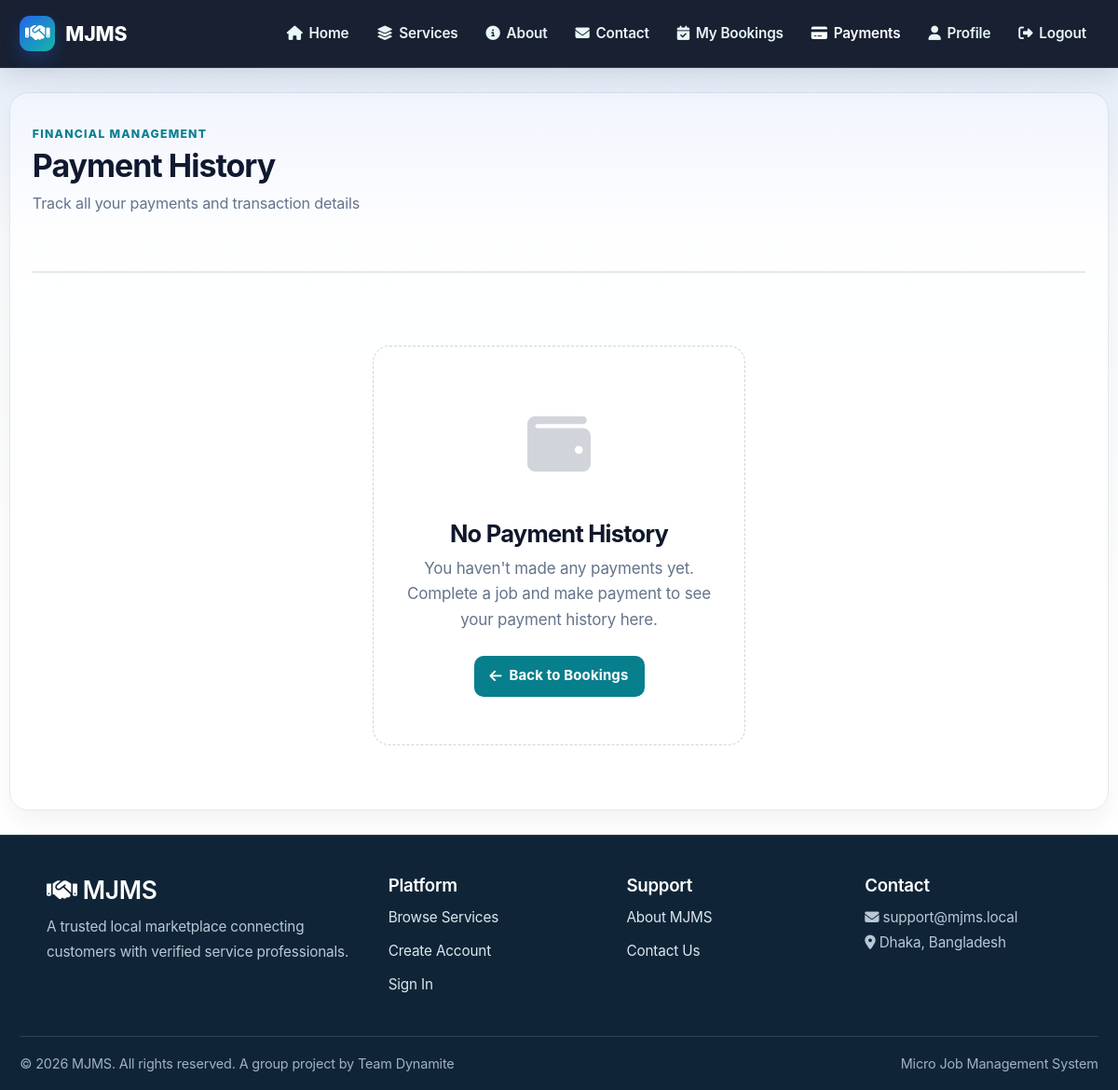
The app's page /payments/history/ (signed in), older data.
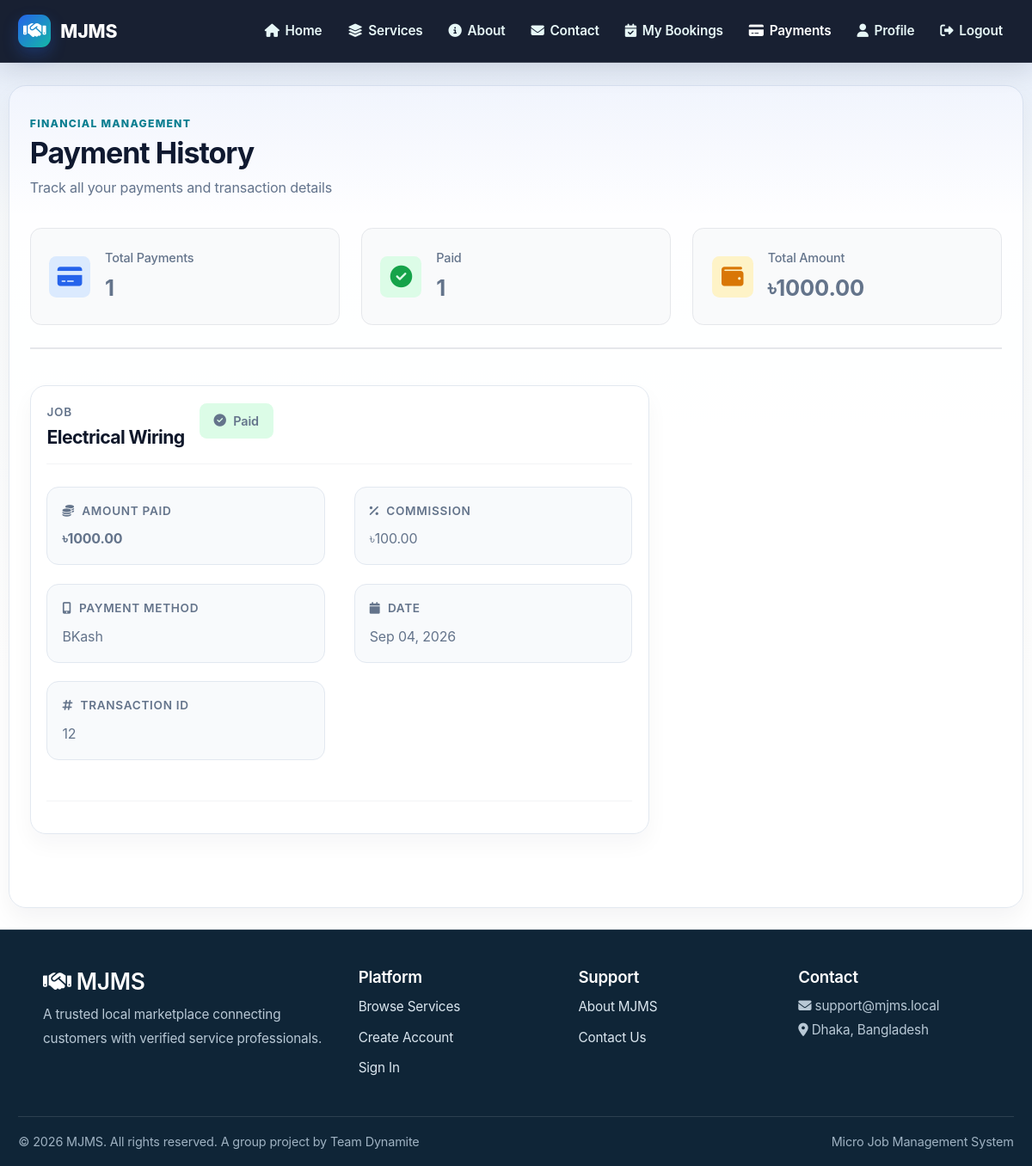
The same page, newer data.
### payments/models.py (models this page shows, shortened)
class Payment(models.Model):
    PAYMENT_METHOD_CHOICES = [
        ('Cash', 'Cash'),
        ('BKash', 'BKash'),
        ('Nagad', 'Nagad'),
        ('Mobile Banking', 'Mobile Banking'),
        ('Card', 'Card'),
        ('Digital Wallet', 'Digital Wallet'),
    ]
    PAYMENT_STATUS_CHOICES = [
        ('Pending', 'Pending - Awaiting Verification'),
        ('Verified', 'Verified - Payment Confirmed'),
        ('Failed', 'Failed'),
        ('Refunded', 'Refunded'),
    ]
    job = models.OneToOneField(
        'bookings.Job',
        on_delete=models.CASCADE,
        related_name='payment',
        null=True,
        blank=True
    )
    booking = models.OneToOneField(
        'bookings.Booking',
        on_delete=models.CASCADE,
        related_name='payment_legacy',
        null=True,
        blank=True
    )
    customer_amount = models.DecimalField(
        max_digits=10, decimal_places=2, default=0,
        help_text="Total amount customer pays (e.g., 1500)"
    )
    platform_commission = models.DecimalField(
        max_digits=10,
        decimal_places=2,
        default=0,
        help_text="Platform commission - automatically calculated"
    )
    worker_amount = models.DecimalField(
        max_digits=10,
        decimal_places=2,
        default=0,
        help_text="Worker earnings after platform commission"
    )
    payment_method = models.CharField(
        max_length=25,
        choices=PAYMENT_METHOD_CHOICES,
        default='BKash'
    )
    transaction_id = models.CharField(
        max_length=100,
        unique=True,
        blank=True,
        null=True,
        help_text="Transaction ID from payment gateway or manual entry"
    )
    payment_status = models.CharField(
        max_length=20,
        choices=PAYMENT_STATUS_CHOICES,
        default='Pending'
    )
    payment_date = models.DateTimeField(auto_now_add=True)
    verified_date = models.DateTimeField(
        null=True,
        blank=True,
        help_text="When payment was verified/confirmed"
    )
    receipt = models.FileField(
        upload_to='payment_receipts/',
        blank=True,
        null=True,
        help_text="Receipt/proof of payment"
    )
    commission_rate = models.DecimalField(
        max_digits=5,
        decimal_places=2,
        default=10,
        help_text="Commission percentage (e.g., 10 for 10%)"
    )
    verification_method = models.CharField(
        max_length=20,
        choices=[
            ('Manual', 'Manual - Admin Verified'),
            ('Gateway', 'Gateway - API Verified'),
            ('Receipt', 'Receipt - Uploaded Proof'),
        ],
        default='Manual',
        help_text="How the payment was verified"
    )
    gateway_response = models.JSONField(
        default=dict, blank=True,
        help_text="Raw response from payment gateway"
    )
    gateway_status = models.CharField(
        max_length=50, blank=True, default='',
        help_text="Status returned by payment gateway"
    )
    worker_payout_status = models.CharField(
        max_length=20,
        choices=[
            ('Pending', 'Pending - Awaiting Payment'),
            ('Available', 'Available - Ready for Withdrawal'),
            ('Withdrawn', 'Withdrawn'),
        ],
        default='Pending'
    )
    refund_reason = models.CharField(
        max_length=255,
        blank=True
    )
    refunded_at = models.DateTimeField(
        null=True,
        blank=True
    )
    class Meta:
        ordering = ['-payment_date']
        indexes = [
            models.Index(
                fields=['payment_status', 'payment_date']
            ),
            models.Index(fields=['job']),
            models.Index(fields=['worker_payout_status']),
        ]

### bookings/models.py (models this page shows, shortened)
class Booking(models.Model):
    STATUS_CHOICES = [
        ('Pending', 'Pending'),
        ('Confirmed', 'Confirmed'),
        ('Accepted', 'Accepted'),
        ('Open', 'Open'),
        ('Assigned', 'Assigned'),
        ('In Progress', 'In Progress'),
        ('Completed', 'Completed'),
        ('Cancelled', 'Cancelled'),
    ]
    BOOKING_TYPE_CHOICES = [
        ('BOOK_THIS_SERVICE', 'Book This Service'),
        ('HIRE_ME', 'Hire Me'),
    ]
    customer = models.ForeignKey(
        settings.AUTH_USER_MODEL,
        on_delete=models.CASCADE,
        related_name='customer_bookings'
    )
    service = models.ForeignKey(
        Service,
        on_delete=models.CASCADE,
        related_name='bookings'
    )
    worker = models.ForeignKey(
        settings.AUTH_USER_MODEL,
        on_delete=models.SET_NULL,
        null=True,
        blank=True,
        related_name='worker_bookings'
    )
    booking_date = models.DateField()
    booking_time = models.TimeField()
    address = models.TextField()
    problem_description = models.TextField()
    problem_photo = models.ImageField(
        upload_to='booking_problem_photos/',
        blank=True,
        null=True,
    )
    status = models.CharField(
        max_length=20,
        choices=STATUS_CHOICES,
        default='Pending'
    )
    booking_type = models.CharField(
        max_length=30,
        choices=BOOKING_TYPE_CHOICES,
        default='BOOK_THIS_SERVICE',
        help_text='How the customer created this booking: Book This Service or Hire Me.'
    )
    proposed_price = models.DecimalField(
        max_digits=10,
        decimal_places=2,
        null=True,
        blank=True,
        help_text='Customer proposal before the price is agreed.'
    )
    actual_price = models.DecimalField(
        max_digits=10,
        decimal_places=2,
        null=True,
        blank=True,
        help_text='Current negotiated price for the service.'
    )
    price_agreed = models.BooleanField(default=False)
    price_agreed_at = models.DateTimeField(null=True, blank=True)
    created_at = models.DateTimeField(auto_now_add=True)
    updated_at = models.DateTimeField(auto_now=True)
    class Meta:
        ordering = ['-created_at']

### services/models.py (models this page shows, shortened)
class Service(models.Model):
    name = models.CharField(max_length=100)
    category = models.ForeignKey(
        Category,
        on_delete=models.CASCADE,
        related_name='services',
        help_text='The category this service belongs to'
    )
    description = models.TextField()
    price = models.DecimalField(max_digits=10, decimal_places=2)
    image = models.ImageField(upload_to='service_images/')
    duration = models.CharField(max_length=50, help_text='Estimated duration (e.g., "2 hours")')
    location = models.CharField(max_length=100, blank=True, null=True)
    featured = models.BooleanField(default=False)
    is_available = models.BooleanField(default=True)
    created_at = models.DateTimeField(auto_now_add=True)
    updated_at = models.DateTimeField(auto_now=True)
    class Meta:
        ordering = ['category__name', 'name']
        indexes = [
            models.Index(fields=['category', 'is_available']),
        ]

### payments/views.py (the view)
# urls.py: path('history/', views.payment_history, name='payment_history'),
@customer_required
def payment_history(request):
    submitted_payments = Payment.objects.filter(
        Q(job__customer=request.user) | Q(booking__customer=request.user),
        payment_status='Pending',
    ).filter(
        Q(transaction_id__isnull=False) & ~Q(transaction_id='')
        | Q(receipt__isnull=False) & ~Q(receipt='')
    )
    for payment in submitted_payments:
        payment.payment_status = 'Verified'
        payment.worker_payout_status = 'Available'
        payment.calculate_commission()
        payment.save()
    payments = (
        Payment.objects
        .filter(Q(job__customer=request.user) | Q(booking__customer=request.user))
        .select_related('job', 'job__worker', 'booking', 'booking__worker')
    )
    payment_summary = payments.aggregate(
        total_amount=Sum('customer_amount'),
        verified_count=Count('pk', filter=Q(payment_status='Verified')),
    )
    return render(
        request,
        'payments/payment_history.html',
        {
            'payments': payments,
            'total_amount': payment_summary['total_amount'] or Decimal('0.00'),
            'verified_count': payment_summary['verified_count'],
        }
    )

### notifications/views.py (called while the page is built)
def notification_context(request):
    if not request.user.is_authenticated:
        return {}
    return {
        'unread_notification_count': Notification.objects.filter(
            user=request.user,
            is_read=False,
        ).count(),
    }

### templates/payments/payment_history.html (shortened to what the changed rows need)
{% extends 'base.html' %}
{% load static %}
{% block extra_css %}
<link rel="stylesheet" href="{% static 'css/payment-history.css' %}">
{% endblock %}
{% block content %}
<div class="container">
    <div class="payment-page-header">
        <div class="header-content">
            <div>
                <h1>Payment History</h1>
            </div>
        </div>
        {% if payments %}
        <div class="payment-stats-grid">
            {% with total=payments|length %}
                <div class="stat-box">
                    <div class="stat-box__icon" style="background: #dbeafe; color: #2563eb;">
                        <i class="fas fa-credit-card"></i>
                    </div>
                    <div>
                        <p class="stat-box__label">Total Payments</p>
                        <p class="stat-box__value">{{ payments|length }}</p>
                    </div>
                </div>
            {% endwith %}
            <div class="stat-box">
                <div class="stat-box__icon" style="background: #dcfce7; color: #16a34a;">
                    <i class="fas fa-check-circle"></i>
                </div>
                <div>
                    <p class="stat-box__label">Paid</p>
                    <p class="stat-box__value">{{ verified_count }}</p>
                </div>
            </div>
            <div class="stat-box">
                <div class="stat-box__icon" style="background: #fef3c7; color: #d97706;">
                    <i class="fas fa-wallet"></i>
                </div>
                <div>
                    <p class="stat-box__label">Total Amount</p>
                    <p class="stat-box__value">৳{{ total_amount|floatformat:2 }}</p>
                </div>
            </div>
        </div>
        {% endif %}
    </div>
    {% if payments %}
        <div class="payment-list">
            {% for payment in payments %}
                <article class="payment-card" data-status="{{ payment.payment_status|lower }}">
                    <div class="payment-card__header">
                        <div class="payment-card__title-section">
                            <div>
                                <p class="payment-card__label">Job</p>
                                <h3 class="payment-card__title">{% if payment.job %}{{ payment.job.title }}{% elif payment.booking %}{{ payment.booking.service.name }}{% else %}Service{% endif %}</h3>
                            </div>
                            <span class="payment-status-badge payment-status-badge--{{ payment.payment_status|slugify }}">
                                <i class="fas fa-{% if payment.payment_status == 'Pending' %}clock{% elif payment.payment_status == 'Verified' %}check-circle{% elif payment.payment_status == 'Failed' %}times-circle{% else %}undo{% endif %}"></i>
                                {% if payment.payment_status == 'Verified' %}Paid{% else %}{{ payment.payment_status }}{% endif %}
                            </span>
                        </div>
                    </div>
                    <div class="payment-card__body">
                        <div class="payment-card__left">
                            <div class="payment-info-group">
                                <div class="info-item">
                                    <label class="info-label">
                                        <i class="fas fa-coins"></i> Amount Paid
                                    </label>
                                    <p class="info-value amount-primary">৳{{ payment.customer_amount }}</p>
                                </div>
                            </div>
                            <div class="payment-info-group">
                                <div class="info-item">
                                    <label class="info-label">
                                        <i class="fas fa-mobile-alt"></i> Payment Method
                                    </label>
                                    <p class="info-value">{{ payment.payment_method }}</p>
                                </div>
                            </div>
                            {% if payment.transaction_id %}
                            <div class="payment-info-group">
                                <div class="info-item">
                                    <label class="info-label">
                                        <i class="fas fa-hashtag"></i> Transaction ID
                                    </label>
                                    <p class="info-value">{{ payment.transaction_id }}</p>
                                </div>
                            </div>
                            {% endif %}
                        </div>
                        <div class="payment-card__right">
                            <div class="payment-info-group">
                                <div class="info-item">
                                    <label class="info-label">
                                        <i class="fas fa-percentage"></i> Commission
                                    </label>
                                    <p class="info-value">৳{{ payment.platform_commission }}</p>
                                </div>
                            </div>
                            <div class="payment-info-group">
                                <div class="info-item">
                                    <label class="info-label">
                                        <i class="fas fa-calendar"></i> Date
                                    </label>
                                    <p class="info-value">{{ payment.payment_date|date:"M d, Y" }}</p>
                                </div>
                            </div>
                        </div>
                    </div>
                    <div class="payment-card__footer">
                    </div>
                </article>
            {% endfor %}
        </div>
    {% else %}
        <div class="empty-state-container">
            <div class="empty-state">
                <div class="empty-state__icon">
                    <i class="fas fa-wallet"></i>
                </div>
                <h3>No Payment History</h3>
                <p>You haven't made any payments yet. Complete a job and make payment to see your payment history here.</p>
                <div class="empty-state__actions">
                    <a href="{% url 'my_bookings' %}" class="btn btn-primary">
                        <i class="fas fa-arrow-left"></i> Back to Bookings
                    </a>
                </div>
            </div>
        </div>
    {% endif %}
</div>
{% endblock %}

Row changes from the older to the newer data that the page shows:
added Payment: booking.service.name "Electrical Wiring", payment_status "Paid", customer_amount "1000.00", payment_method "BKash", transaction_id "12", platform_commission "100.00", payment_date "Sep 04, 2026"
Text that changed along with them:
{{ payments|length }}: (not shown) → "1"
{{ verified_count }}: (not shown) → "1"
{{ total_amount|floatformat:2 }}: (not shown) → "1000.00"
text no longer shown: "No Payment History You haven't made any payments yet. Complete a job and make payment to see your payment history here. Back to Bookings"
text now shown: "Total Payments Paid Total Amount ৳"
